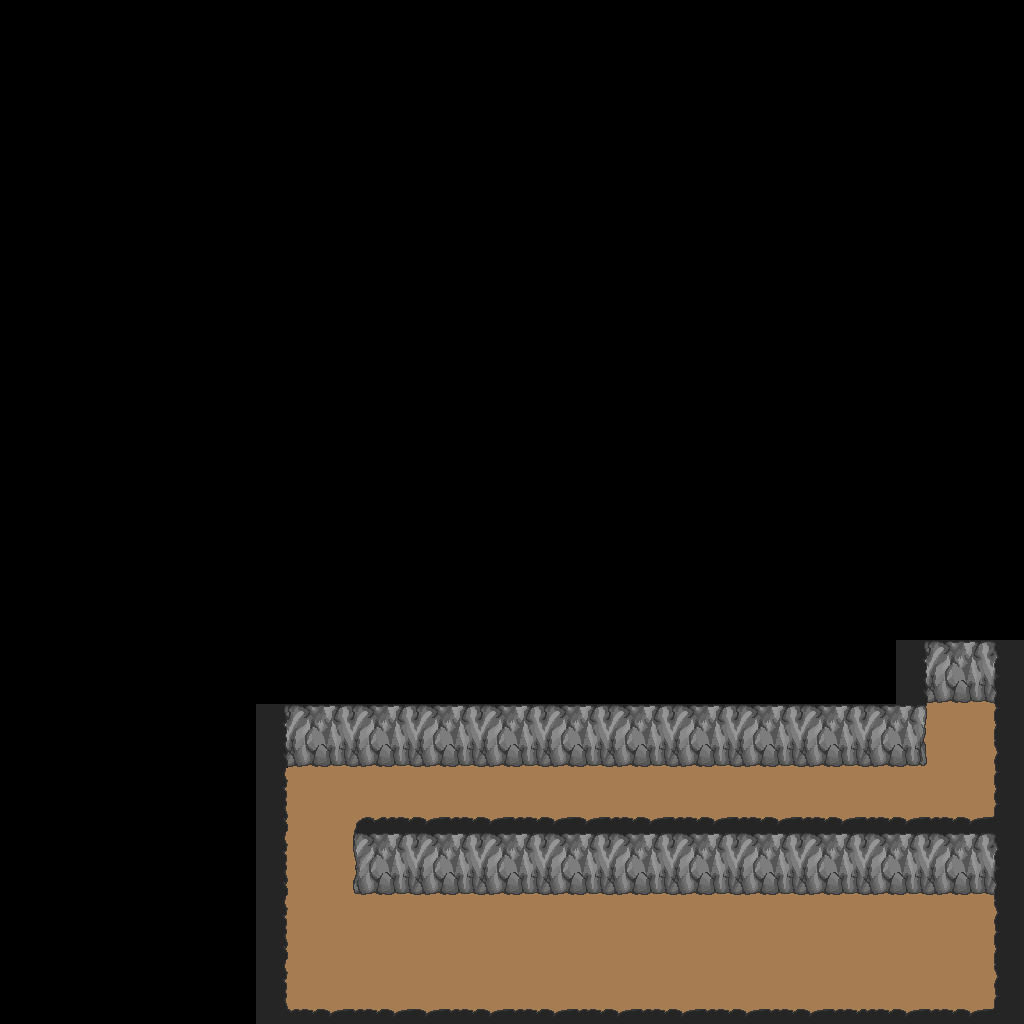

This game map was drawn from its Tiled (.tmx) file and the tilesets committed beside it. A one-line description and the trimmed map source follow:
An orthogonal 32x32 tile map with 32x32 px tiles, 2 tile layers (Tile Layer 1, Tile Layer 2) and 19 objects (5x 2, 3x 1, 3x 4, 2x 3, player, ...).

<map version="1.0" orientation="orthogonal" width="32" height="32" tilewidth="32" tileheight="32">
 <tileset firstgid="1" source="tileset.tsx" />
 <layer name="Tile Layer 1" width="32" height="32">
  <properties>
   <property name="background" value="true" />
  </properties>
  <data>[1024 cells, 229 non-empty, 4 distinct tile ids]</data>
 </layer>
 <layer name="Tile Layer 2" width="32" height="32">
  <data>[1024 cells, 150 non-empty, 21 distinct tile ids]</data>
 </layer>
 <objectgroup name="Lights" width="32" height="32">
  <object name="3" x="736" y="768" width="64" height="64">
   <properties>
    <property name="small" value="true" />
   </properties>
  </object>
  <object name="2" x="544" y="768" width="64" height="64">
   <properties>
    <property name="small" value="true" />
   </properties>
  </object>
  <object name="1" x="352" y="768" width="64" height="64">
   <properties>
    <property name="small" value="true" />
   </properties>
  </object>
  <object name="4" x="928" y="768" width="64" height="64">
   <properties>
    <property name="small" value="true" />
   </properties>
  </object>
 </objectgroup>
 <objectgroup name="Switches" width="32" height="32">
  <object name="2" x="352" y="896" width="64" height="64" />
  <object name="1" x="736" y="896" width="64" height="64" />
  <object name="3" x="928" y="896" width="64" height="64" />
  <object name="4" x="736" y="896" width="64" height="64" />
  <object name="2" x="736" y="896" width="64" height="64" />
  <object name="2" x="928" y="896" width="64" height="64" />
  <object name="2" x="544" y="896" width="64" height="64" />
  <object name="4" x="544" y="896" width="64" height="64" />
  <object name="1" x="352" y="896" width="64" height="64" />
 </objectgroup>
 <objectgroup name="Collision" width="32" height="32">
  <object x="288" y="640" width="640" height="128" />
  <object x="928" y="640" width="64" height="64" />
  <object x="352" y="832" width="640" height="64" />
 </objectgroup>
 <objectgroup name="Spawn" width="32" height="32">
  <object name="player" x="800" y="960" width="64" height="64" />
  <object name="exit" x="928" y="704" width="64" height="64" />
 </objectgroup>
 <objectgroup name="Text" width="32" height="32">
  <object name="12" x="288" y="672" width="32" height="32" />
 </objectgroup>
</map>
